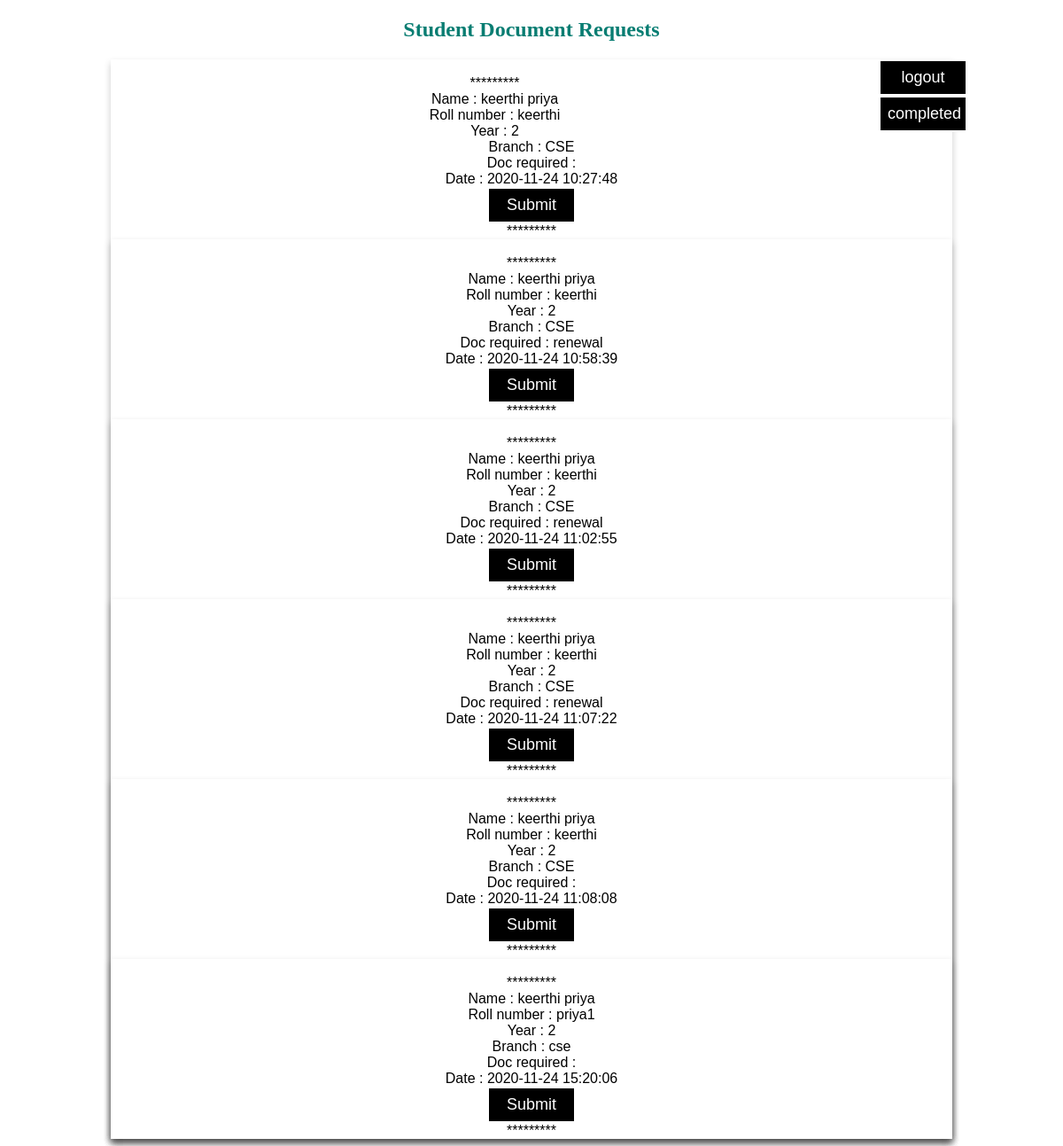
/exam.php, run on an earlier commit of the app's database.
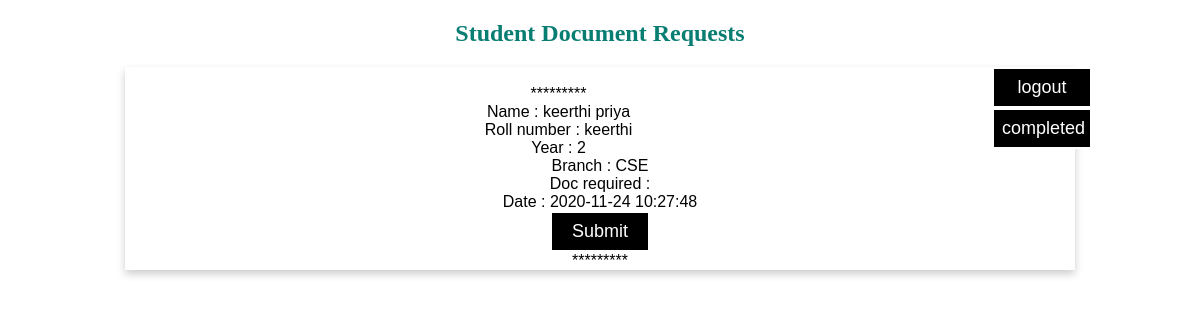
And on a later commit of the database.
### tables this page shows
CREATE TABLE `data` (
  `rollno` varchar(20) NOT NULL,
  `name` varchar(50) NOT NULL,
  `year` int(20) NOT NULL,
  `branch` varchar(20) NOT NULL,
  `mail` varchar(50) NOT NULL,
  `doc_req` varchar(20) NOT NULL,
  `file` blob DEFAULT NULL,
  `date` datetime NOT NULL DEFAULT current_timestamp(),
  `flag` int(1) NOT NULL DEFAULT 0
);

### exam.php (the view, shortened to what this page needs)
<!DOCTYPE html>
<html>
<head>
<link rel="stylesheet" href="https://cdnjs.cloudflare.com/ajax/libs/font-awesome/4.7.0/css/font-awesome.min.css">
</head>
<body>
<h2 style="text-align:center;color:#087D72;">Student Document Requests</h2>
<div class="log">
<a href="logout.php"><button type="button">logout</button> </a>
<br>
<a href="exam_comp.php"><button type="button">completed</button></a>
</div>
<?php
include("connect.php");
  $query = "SELECT * FROM data where flag=0";
 $result = mysqli_query( $conn, $query); if(mysqli_error($conn))
{
            echo "<script>window.alert('Something Went Wrong. Try Again');</script>";
 }
 else if( mysqli_num_rows($result) > 0 )
 {
   while( $row = mysqli_fetch_assoc($result) )
        {
                $roll = $row['rollno'];
                $year= $row['year'];
                $branch=$row['branch'];
                $name = $row['name'];
                $doc= $row['doc_req'];
                $date = $row['date'];
$mail=$row['mail'];
$flag=$row['flag'];
?>
                <div class="card">
          <form id="<?php echo $mail; ?>"  action="<?php echo htmlspecialchars( $_SERVER["PHP_SELF"] ); ?>" method="get" enctype="multipart/form-data">
<?php
echo"<br>*********<br>";
         echo "Name : ".$name. "<br>";
        echo "Roll number : ".$roll. "<br>";
        echo "Year : ".$year. "<br>";
        echo "Branch : ".$branch. "<br>";
        echo "Doc required : ".$doc. "<br>";
       echo "Date : ".$date. "<br>";
      ?>
      <button id="<?php echo $roll.$mail?>"
              type="button" data-mail="<?php echo $mail;?>"
              data-flag="<?php echo $flag;?>"
              onClick="checkMail(this.id)">Submit</button>
      <?php
       echo"<br>*********<br>";
          }
  }
else
{
            echo "<script>window.alert('No Such User exist in database');</script>";
}
?>
 </form>
</div>
</body>
</html>

### exam.php (style rules this page uses)
.card { box-shadow: 0 4px 8px 0 rgba(0, 0, 0, 0.2); width: 950px; margin : auto; text-align: center; font-family: arial; }
.log { width: 200px; float : right; }
button { border: 2px solid white; outline: 0; display : inline-block; padding: 8px; color: white; background-color: #000; text-align: center; cursor: pointer; width: 100px; font-size: 18px; }

What changed in the data, as far as the page shows it:
removed data: name "keerthi priya", rollno "keerthi", year "2", branch "CSE", doc_req "renewal", date "2020-11-24 10:58:39"
removed data: name "keerthi priya", rollno "keerthi", year "2", branch "CSE", doc_req "renewal", date "2020-11-24 11:02:55"
removed data: name "keerthi priya", rollno "keerthi", year "2", branch "CSE", doc_req "renewal", date "2020-11-24 11:07:22"
removed data: name "keerthi priya", rollno "keerthi", year "2", branch "CSE", date "2020-11-24 11:08:08"
removed data: name "keerthi priya", rollno "priya1", year "2", branch "cse", date "2020-11-24 15:20:06"
